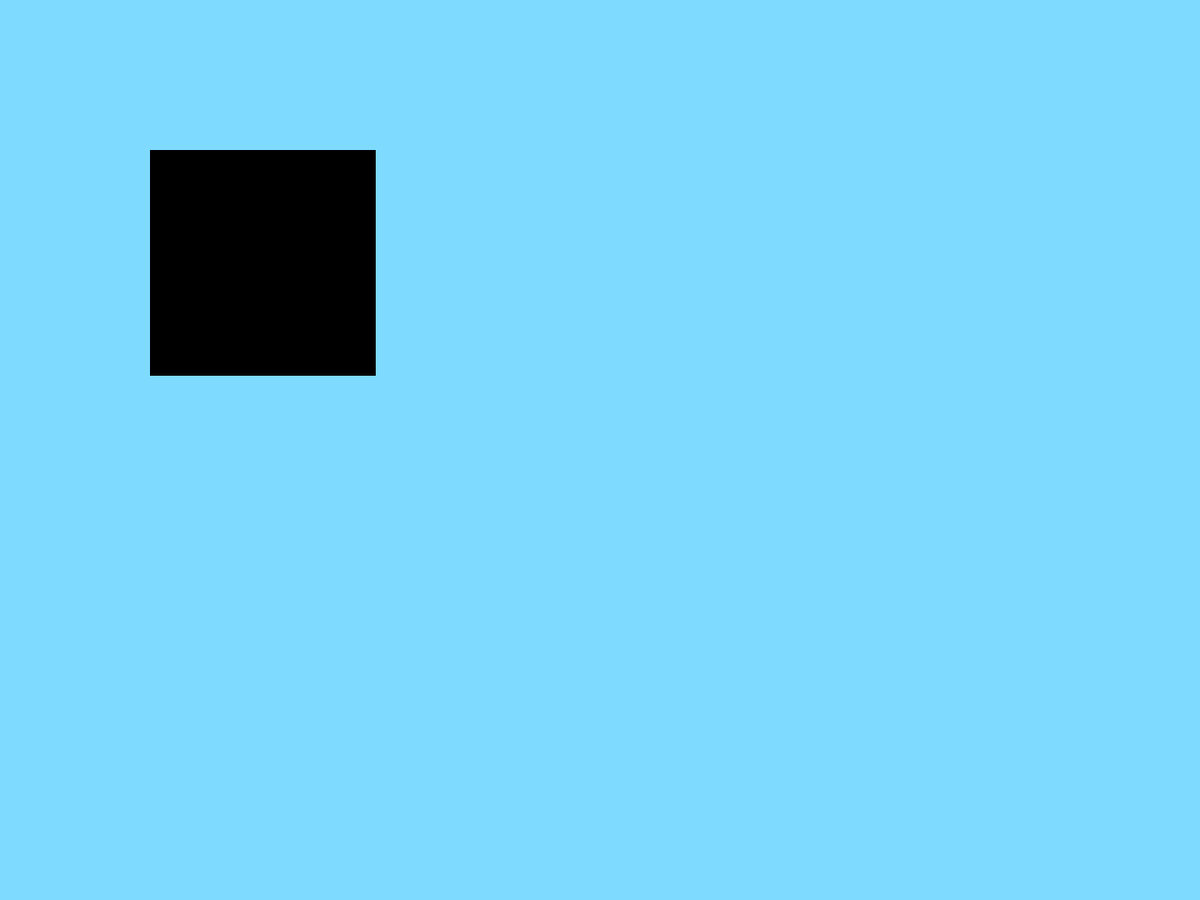
Frame 1 (no input)
Frame 60 (the mouse pressed at the canvas centre just before this capture): identical to frame 1, image omitted
Frame 120 (the mouse held since frame 60 and released just before this capture): identical to frame 1, image omitted

The Processing sketch that drew this single still picture (run headless with seeded random() and noise(); from frame 60 on, the mouse is pressed at the canvas centre):

// Processing sketch: sketch_180307b
// ── sketch_180307b.pde
int checkDistance(float _bx,float _by,float _w,float _h){
  int result;
 if (mouseX > _bx && mouseX < _bx+_w &&
    mouseY > _by && mouseY < _by+_h) {//hover
   // buttonColor = color(255, 0, 0);
   result =1;
    if(mousePressed){//click
         //buttonColor = color(random(255), random(255), random(255));
         result =2;
    }
  } else {
    //buttonColor = color(100);
    result =0;
  }
  return result;
  
}









color buttonColor;
int bx=200;
int by=200;
int w=300;
int h=300;

void setup (){
background(#7EDBFF);
fullScreen();
}
void draw(){
  fill(buttonColor);
  rect(bx,by,w,h);

int state = checkDistance(bx,by,w,h);
println (state);

if(state==0)buttonColor =color(0);
if(state==1)buttonColor =color(255);
if(state==2)buttonColor = color(random(255), random(255), random(255));
}
